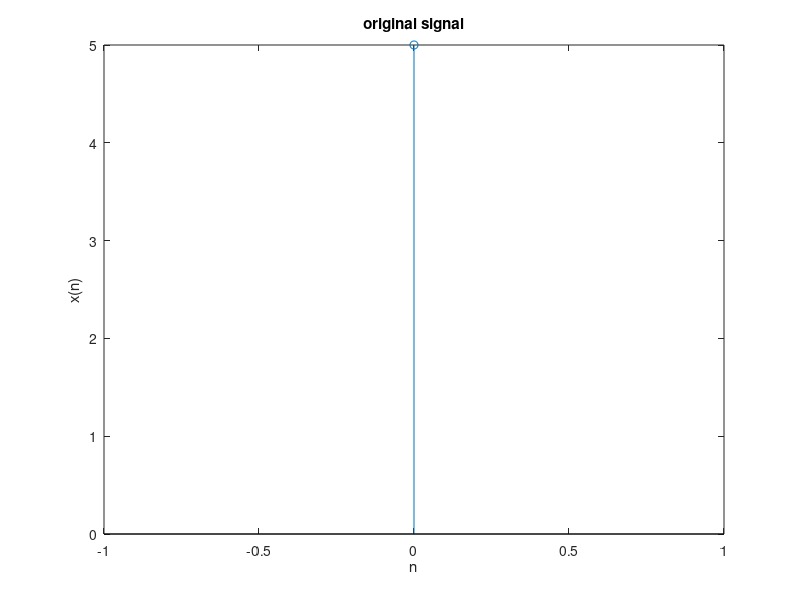
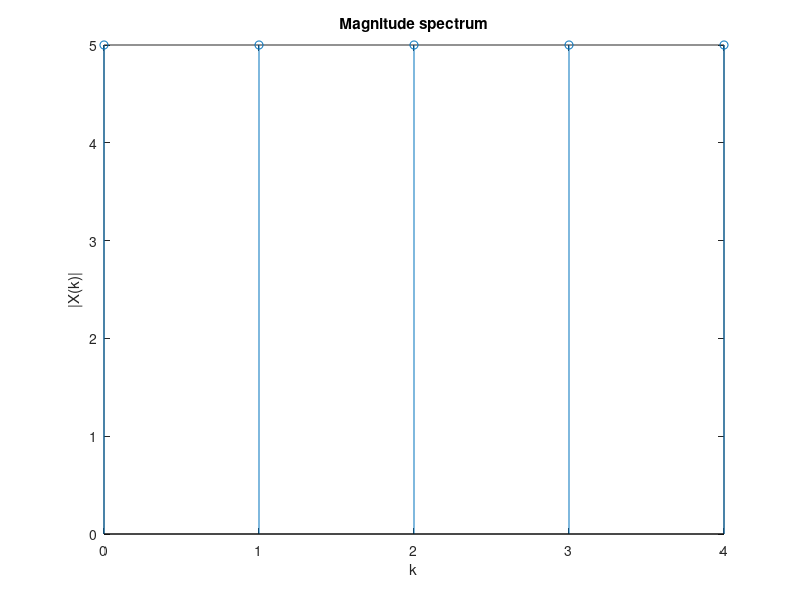
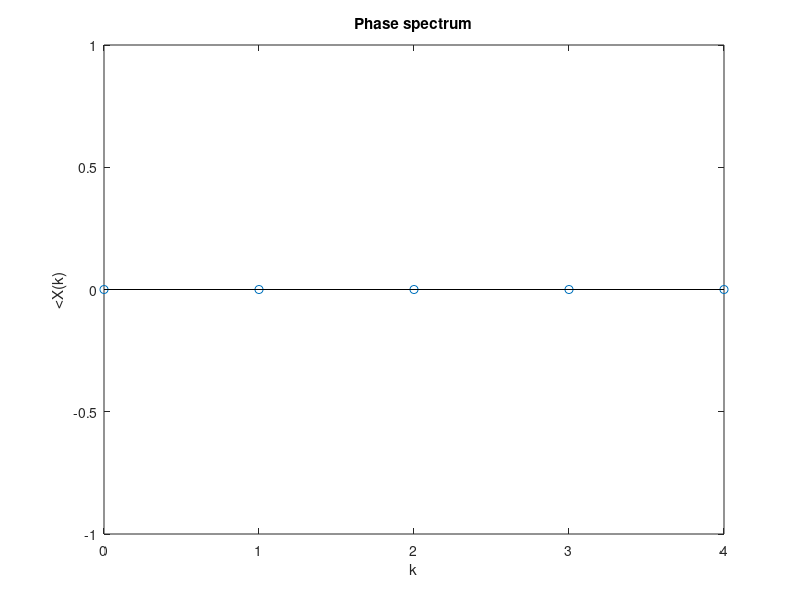

These figures' MATLAB source, in order:
clear all; % clear work space
N = input('enter the N point = '); % define the number of points to be taken for DFT
xn = input('enter the input sequence x(n) = '); % input sequence
Xk = fft(xn,N); % find the N point DFT
disp('N point DFT of x(n) is = ' );
disp(Xk); % display the DFT of the input sequence
figure(1);
n = 0:1:length(xn)-1; % define x axis for input
stem(n,xn); % plot the input
xlabel('n');
ylabel('x(n)');
title('original signal');
figure(2);
k = 0:N-1; % define the x axis for output sequence
stem(k,abs(Xk)); % plot the absolute value of output
xlabel('k');
ylabel('|X(k)|');
title('Magnitude spectrum');
figure(3);
stem(k,angle(Xk)); % stem(k. (angle(Xk)*180/pi)), plot the phase of DFT
xlabel('k');
ylabel('<X(k)');
title('Phase spectrum');